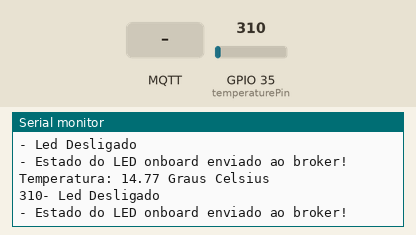
Bench run of a sketch on a simulated ESP32. On the bench: the last lines printed to the serial monitor. The inputs (shaded band) are chosen by the test bench; at power-on: GPIO 35 (temperaturePin) = 310. WiFi joins after 1.5 s; servers stay silent unless stated; no MQTT or app messages arrive unless stated.

Above: at 9.9 s.
10.0 s: MQTT message "1" arrives on the first subscribed topic
12.2 s: MQTT message "on" arrives on the first subscribed topic
14.2 s: MQTT message "off" arrives on the first subscribed topic
16.2 s: GPIO 35 (temperaturePin) set to 372
At 17.5 s:
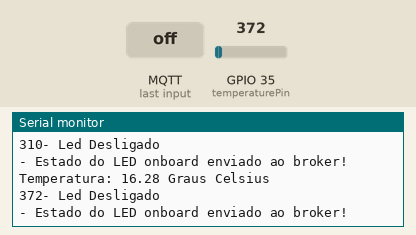
17.7 s: GPIO 35 (temperaturePin) set to 434
At 18.5 s:
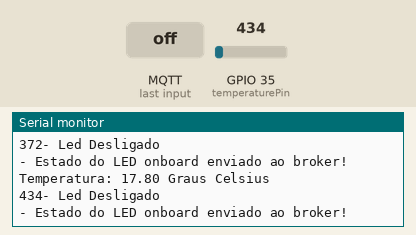
Timing chart, 0 to 20.2 s (numbered marks = the images above; inputs shaded):
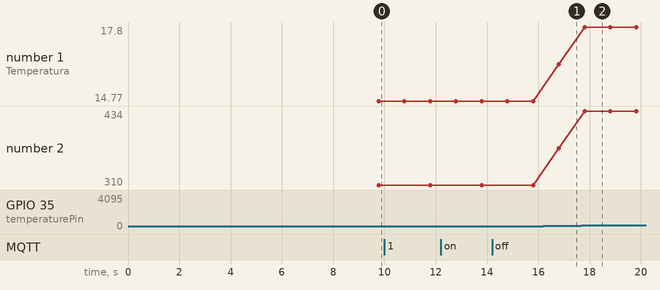

The sketch:

Codigo_ESP32.ino
```cpp
#include <WiFi.h>
#include <PubSubClient.h>

// Configurações - variáveis editáveis
const char* default_SSID = "William_Net"; // Nome da rede Wi-Fi
const char* default_PASSWORD = "william2004"; // Senha da rede Wi-Fi
const char* default_BROKER_MQTT = "20.51.218.228"; // IP do Broker MQTT
const int default_BROKER_PORT = 1883; // Porta do Broker MQTT
const char* default_TOPICO_SUBSCRIBE = "/TEF/lamp007/cmd"; // Tópico MQTT de escuta
const char* default_TOPICO_PUBLISH_1 = "/TEF/lamp007/attrs"; // Tópico MQTT de envio de informações para Broker
const char* default_TOPICO_PUBLISH_2 = "/TEF/lamp007/attrs/l"; // Tópico MQTT de envio de informações para Broker
const char* default_ID_MQTT = "fiware_007"; // ID MQTT
const int default_D4 = 2; // Pino do LED onboard
// Declaração da variável para o prefixo do tópico
const char* topicPrefix = "lamp007";

// Variáveis para configurações editáveis
char* SSID = const_cast<char*>(default_SSID);
char* PASSWORD = const_cast<char*>(default_PASSWORD);
char* BROKER_MQTT = const_cast<char*>(default_BROKER_MQTT);
int BROKER_PORT = default_BROKER_PORT;
char* TOPICO_SUBSCRIBE = const_cast<char*>(default_TOPICO_SUBSCRIBE);
char* TOPICO_PUBLISH_1 = const_cast<char*>(default_TOPICO_PUBLISH_1);
char* TOPICO_PUBLISH_2 = const_cast<char*>(default_TOPICO_PUBLISH_2);
char* ID_MQTT = const_cast<char*>(default_ID_MQTT);
int D4 = default_D4;

// Instâncias de cliente Wi-Fi e MQTT
WiFiClient espClient;
PubSubClient MQTT(espClient);
char EstadoSaida = '0'; // Estado inicial do LED

// Inicializa a comunicação serial
void initSerial() {
  Serial.begin(115200);
}

// Conecta à rede Wi-Fi
void initWiFi() {
  delay(10);
  Serial.println("------Conexao WI-FI------");
  Serial.print("Conectando-se na rede: ");
  Serial.println(SSID);
  Serial.println("Aguarde");
  reconectWiFi();
}

// Configura o cliente MQTT e define o callback
void initMQTT() {
  MQTT.setServer(BROKER_MQTT, BROKER_PORT);
  MQTT.setCallback(mqtt_callback);
}

// Função inicial chamada ao iniciar o dispositivo
void setup() {
  InitOutput(); // Configura a saída (LED)
  initSerial(); // Inicializa a comunicação serial
  initWiFi(); // Conecta ao Wi-Fi
  initMQTT(); // Configura o MQTT
  delay(5000); // Espera 5 segundos
  MQTT.publish(TOPICO_PUBLISH_1, "s|on"); // Publica uma mensagem inicial
}

// Loop principal
void loop() {
  VerificaConexoesWiFIEMQTT(); // Verifica e reconecta se necessário
  EnviaEstadoOutputMQTT(); // Envia o estado do LED
  readTemperature(); // Lê e envia a temperatura
  MQTT.loop(); // Mantém o cliente MQTT ativo
}

// Conecta-se ao Wi-Fi se não estiver conectado
void reconectWiFi() {
  if (WiFi.status() == WL_CONNECTED)
    return;
  WiFi.begin(SSID, PASSWORD);
  while (WiFi.status() != WL_CONNECTED) {
    delay(100);
    Serial.print(".");
  }
  Serial.println();
  Serial.println("Conectado com sucesso na rede ");
  Serial.print(SSID);
  Serial.println("IP obtido: ");
  Serial.println(WiFi.localIP());

  // Garante que o LED inicie desligado
  digitalWrite(D4, LOW);
}

// Callback que lida com mensagens recebidas via MQTT
void mqtt_callback(char* topic, byte* payload, unsigned int length) {
  String msg;
  for (int i = 0; i < length; i++) {
    char c = (char)payload[i];
    msg += c;
  }
  Serial.print("- Mensagem recebida: ");
  Serial.println(msg);

  // Forma o padrão de tópico para comparação
  String onTopic = String(topicPrefix) + "@on|";
  String offTopic = String(topicPrefix) + "@off|";

  // Compara com o tópico recebido
  if (msg.equals(onTopic)) {
    digitalWrite(D4, HIGH);
    EstadoSaida = '1';
  }

  if (msg.equals(offTopic)) {
    digitalWrite(D4, LOW);
    EstadoSaida = '0';
  }
}

// Verifica as conexões Wi-Fi e MQTT
void VerificaConexoesWiFIEMQTT() {
  if (!MQTT.connected())
    reconnectMQTT();
  reconectWiFi();
}

// Envia o estado do LED ao broker MQTT
void EnviaEstadoOutputMQTT() {
  if (EstadoSaida == '1') {
    MQTT.publish(TOPICO_PUBLISH_1, "s|on");
    Serial.println("- Led Ligado");
  }

  if (EstadoSaida == '0') {
    MQTT.publish(TOPICO_PUBLISH_1, "s|off");
    Serial.println("- Led Desligado");
  }
  Serial.println("- Estado do LED onboard enviado ao broker!");
  delay(1000);
}

// Configura o pino do LED e faz um piscar inicial
void InitOutput() {
  pinMode(D4, OUTPUT);
  digitalWrite(D4, HIGH);
  boolean toggle = false;

  for (int i = 0; i <= 10; i++) {
    toggle = !toggle;
    digitalWrite(D4, toggle);
    delay(200);
  }
}

// Tenta reconectar ao broker MQTT
void reconnectMQTT() {
  while (!MQTT.connected()) {
    Serial.print("* Tentando se conectar ao Broker MQTT: ");
    Serial.println(BROKER_MQTT);
    if (MQTT.connect(ID_MQTT)) {
      Serial.println("Conectado com sucesso ao broker MQTT!");
      MQTT.subscribe(TOPICO_SUBSCRIBE);
    } else {
      Serial.println("Falha ao reconectar no broker.");
      Serial.println("Haverá nova tentativa de conexão em 2s");
      delay(2000);
    }
  }
}

// Lê a temperatura de um sensor e envia via MQTT
void readTemperature() {
  int temperaturePin = 35;
  int valorSensor = analogRead(temperaturePin);
  float temperatura = (valorSensor * (100.0 / 4095.0)) + 7.2;
  char mensagem[10];
  snprintf(mensagem, 10, "%.2f", temperatura);
  MQTT.publish(TOPICO_PUBLISH_2, mensagem);
  Serial.print("Temperatura: ");
  Serial.print(temperatura);
  Serial.println(" Graus Celsius");
  Serial.print(valorSensor);
}
```

Measured:
- after the input at 16.2 s, the serial monitor: prints a new line after 0.60 s (image 1)
- after the input at 17.7 s, the serial monitor: prints a new line after 0.10 s (image 2)
- plotted number 1: 14.77 → 16.28 after the input at 16.2 s, 16.28 → 17.8 after the input at 17.7 s
- plotted number 2: 310 → 372 after the input at 16.2 s, 372 → 434 after the input at 17.7 s
